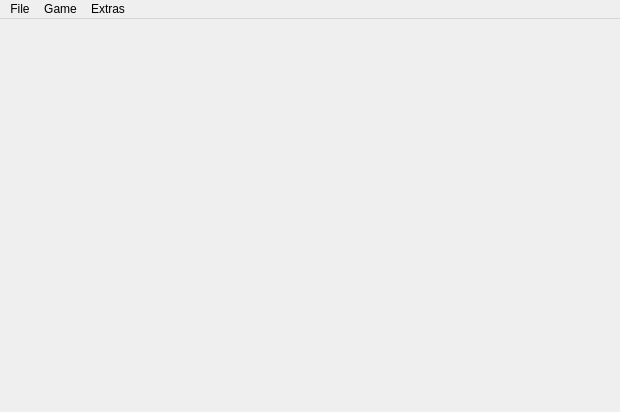
<?xml version="1.0" encoding="UTF-8"?>
<ui version="4.0">
 <class>wndMainWindow</class>
 <widget class="QMainWindow" name="wndMainWindow">
  <property name="windowModality">
   <enum>Qt::NonModal</enum>
  </property>
  <property name="enabled">
   <bool>true</bool>
  </property>
  <property name="geometry">
   <rect>
    <x>0</x>
    <y>0</y>
    <width>620</width>
    <height>412</height>
   </rect>
  </property>
  <property name="mouseTracking">
   <bool>false</bool>
  </property>
  <property name="windowTitle">
   <string>i6engine-editor</string>
  </property>
  <property name="autoFillBackground">
   <bool>false</bool>
  </property>
  <property name="toolButtonStyle">
   <enum>Qt::ToolButtonIconOnly</enum>
  </property>
  <property name="documentMode">
   <bool>false</bool>
  </property>
  <property name="tabShape">
   <enum>QTabWidget::Rounded</enum>
  </property>
  <widget class="QWidget" name="centralwidget">
   <layout class="QVBoxLayout" name="verticalLayout_2">
    <item>
     <layout class="QGridLayout" name="gridLayout"/>
    </item>
   </layout>
  </widget>
  <widget class="QMenuBar" name="menuBar">
   <property name="geometry">
    <rect>
     <x>0</x>
     <y>0</y>
     <width>620</width>
     <height>21</height>
    </rect>
   </property>
   <widget class="QMenu" name="menuFile">
    <property name="title">
     <string>File</string>
    </property>
    <addaction name="actionLoad_Level"/>
    <addaction name="actionSave_Level"/>
    <addaction name="actionSave_Level_As"/>
    <addaction name="separator"/>
    <addaction name="actionExit"/>
   </widget>
   <widget class="QMenu" name="menuGame">
    <property name="title">
     <string>Game</string>
    </property>
   </widget>
   <widget class="QMenu" name="menuExtras">
    <property name="title">
     <string>Extras</string>
    </property>
    <addaction name="actionOptions"/>
   </widget>
   <addaction name="menuFile"/>
   <addaction name="menuGame"/>
   <addaction name="menuExtras"/>
  </widget>
  <action name="actionLoad_Level">
   <property name="text">
    <string>Load Level</string>
   </property>
   <property name="shortcut">
    <string>Ctrl+O</string>
   </property>
  </action>
  <action name="actionSave_Level">
   <property name="text">
    <string>Save Level</string>
   </property>
   <property name="shortcut">
    <string>Ctrl+S</string>
   </property>
  </action>
  <action name="actionSave_Level_As">
   <property name="text">
    <string>Save Level As</string>
   </property>
  </action>
  <action name="actionExit">
   <property name="text">
    <string>Exit</string>
   </property>
  </action>
  <action name="actionOptions">
   <property name="text">
    <string>Options</string>
   </property>
  </action>
 </widget>
 <resources/>
 <connections>
  <connection>
   <sender>actionLoad_Level</sender>
   <signal>triggered()</signal>
   <receiver>wndMainWindow</receiver>
   <slot>chooseLoadLevel()</slot>
   <hints>
    <hint type="sourcelabel">
     <x>-1</x>
     <y>-1</y>
    </hint>
    <hint type="destinationlabel">
     <x>309</x>
     <y>205</y>
    </hint>
   </hints>
  </connection>
  <connection>
   <sender>actionSave_Level</sender>
   <signal>triggered()</signal>
   <receiver>wndMainWindow</receiver>
   <slot>chooseSaveLevel()</slot>
   <hints>
    <hint type="sourcelabel">
     <x>-1</x>
     <y>-1</y>
    </hint>
    <hint type="destinationlabel">
     <x>309</x>
     <y>205</y>
    </hint>
   </hints>
  </connection>
  <connection>
   <sender>actionSave_Level_As</sender>
   <signal>triggered()</signal>
   <receiver>wndMainWindow</receiver>
   <slot>chooseSaveLevelAs()</slot>
   <hints>
    <hint type="sourcelabel">
     <x>-1</x>
     <y>-1</y>
    </hint>
    <hint type="destinationlabel">
     <x>309</x>
     <y>205</y>
    </hint>
   </hints>
  </connection>
  <connection>
   <sender>actionExit</sender>
   <signal>triggered()</signal>
   <receiver>wndMainWindow</receiver>
   <slot>closeEditor()</slot>
   <hints>
    <hint type="sourcelabel">
     <x>-1</x>
     <y>-1</y>
    </hint>
    <hint type="destinationlabel">
     <x>309</x>
     <y>205</y>
    </hint>
   </hints>
  </connection>
  <connection>
   <sender>actionOptions</sender>
   <signal>triggered()</signal>
   <receiver>wndMainWindow</receiver>
   <slot>openOptions()</slot>
   <hints>
    <hint type="sourcelabel">
     <x>-1</x>
     <y>-1</y>
    </hint>
    <hint type="destinationlabel">
     <x>309</x>
     <y>205</y>
    </hint>
   </hints>
  </connection>
 </connections>
 <slots>
  <slot>chooseLoadLevel()</slot>
  <slot>chooseSaveLevel()</slot>
  <slot>chooseSaveLevelAs()</slot>
  <slot>closeEditor()</slot>
  <slot>openOptions()</slot>
 </slots>
</ui>
